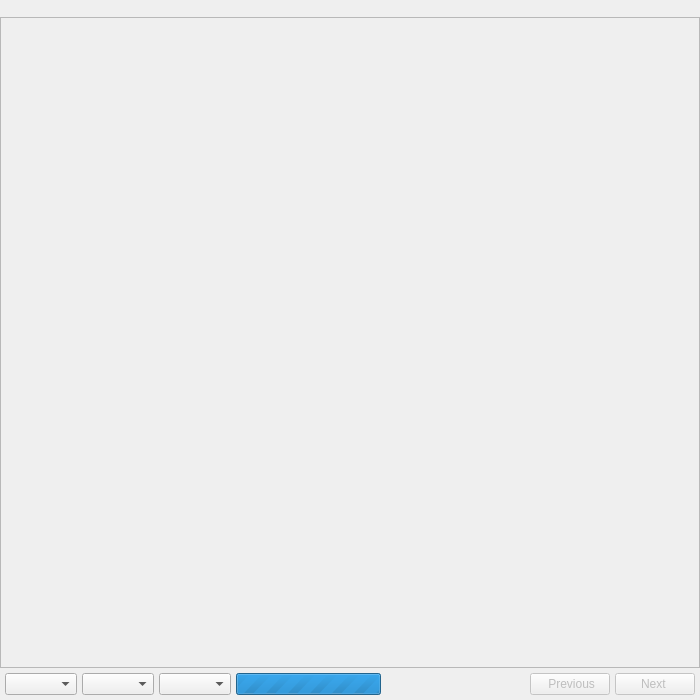
<?xml version="1.0" encoding="UTF-8"?>
<ui version="4.0">
    <class>MainDialog</class>
    <widget class="QDialog" name="MainDialog">
        <property name="windowModality">
            <enum>Qt::NonModal</enum>
        </property>
        <property name="windowFlags">
            <set>Qt::Window</set>
        </property>
        <property name="geometry">
            <rect>
                <x>0</x>
                <y>0</y>
                <width>700</width>
                <height>700</height>
            </rect>
        </property>
        <property name="minimumSize">
            <size>
                <width>700</width>
                <height>700</height>
            </size>
        </property>
        <property name="windowTitle">
            <string>Images Viewer</string>
        </property>
        <layout class="QVBoxLayout" name="mainVerticalLayout">
            <property name="margin">
                <number>0</number>
            </property>
            <property name="spacing">
                <number>0</number>
            </property>
            <item>
                <layout class="QHBoxLayout" name="topBarLayout">
                    <property name="margin">
                        <number>0</number>
                    </property>
                    <item>
                        <widget class="QToolBar" name="topToolBar">
                        </widget>
                    </item>
                </layout>
            </item>
            <item>
                <widget class="QScrollArea" name="mainScrollArea">
                    <property name="widgetResizable">
                        <bool>true</bool>
                    </property>
                    <widget class="QWidget" name="scrollAreaContents">
                        <layout class="QGridLayout" name="gridLayout">
                            <property name="spacing">
                                <number>25</number>
                            </property>
                        </layout>
                    </widget>
                </widget>
            </item>
            <item>
                <layout class="QHBoxLayout" name="bottomBarLayout">
                    <property name="margin">
                        <number>5</number>
                    </property>
                    <property name="spacing">
                        <number>5</number>
                    </property>
                    <item>
                        <widget class="QComboBox" name="featuresFilterComboBox">
                        </widget>
                    </item>
                    <item>
                        <widget class="QComboBox" name="relationComboBox">
                            <property name="toolTip">
                                <string>Select relationship</string>
                            </property>
                        </widget>
                    </item>
                    <item>
                        <widget class="QgsFieldComboBox" name="fieldComboBox">
                            <property name="toolTip">
                                <string>Select field containing image data or url</string>
                            </property>
                        </widget>
                    </item>
                    <item>
                        <widget class="QProgressBar" name="busyBar">
                            <property name="minimum">
                                <number>0</number>
                            </property>
                            <property name="maximum">
                                <number>0</number>
                            </property>
                            <property name="visible">
                                <bool>false</bool>
                            </property>
                            <property name="maximumHeight">
                                <number>
                                    20
                                </number>
                            </property>
                            <property name="maximumWidth">
                                <number>
                                    100
                                </number>
                            </property>
                        </widget>
                    </item>
                    <item>
                        <spacer name="bottomBarSpacer">
                            <property name="orientation">
                                <enum>Qt::Horizontal</enum>
                            </property>
                            <property name="sizeType">
                                <enum>QSizePolicy::Expanding</enum>
                            </property>
                            <property name="sizeHint" stdset="0">
                                <size>
                                    <width>1</width>
                                    <height>1</height>
                                </size>
                            </property>
                        </spacer>
                    </item>
                    <item>
                        <layout class="QHBoxLayout" name="paginationButtonsLayout">
                            <item>
                                <widget class="QPushButton" name="previousPageButton">
                                    <property name="enabled">
                                        <bool>false</bool>
                                    </property>
                                    <property name="text">
                                        <string> Previous</string>
                                    </property>
                                    <property name="maximumSize">
                                        <size>
                                            <width>150</width>
                                            <height>50</height>
                                        </size>
                                    </property>
                                    <property name="icon">
                                        <iconset resource="../../images/images.qrc">
                                            <normaloff>:/images/themes/default/mActionArrowLeft.svg</normaloff>
                                            :/images/themes/default/mActionArrowKLeft.svg
                                        </iconset>
                                    </property>
                                </widget>
                            </item>
                            <item>
                                <widget class="QPushButton" name="nextPageButton">
                                    <property name="enabled">
                                        <bool>false</bool>
                                    </property>
                                    <property name="text">
                                        <string>Next </string>
                                    </property>
                                    <property name="maximumSize">
                                        <size>
                                            <width>150</width>
                                            <height>50</height>
                                        </size>
                                    </property>
                                    <property name="layoutDirection">
                                        <enum>Qt::RightToLeft</enum>
                                    </property>
                                    <property name="icon">
                                        <iconset resource="../../images/images.qrc">
                                            <normaloff>:/images/themes/default/mActionArrowRight.svg</normaloff>
                                            :/images/themes/default/mActionArrowRight.svg
                                        </iconset>
                                    </property>
                                </widget>
                            </item>
                        </layout>
                    </item>
                </layout>
            </item>
        </layout>
    </widget>
    <customwidgets>
        <customwidget>
            <class>QgsFieldComboBox</class>
            <extends>QComboBox</extends>
            <header>qgsfieldcombobox.h</header>
        </customwidget>
    </customwidgets>
    <resources />
    <connections />
</ui>
